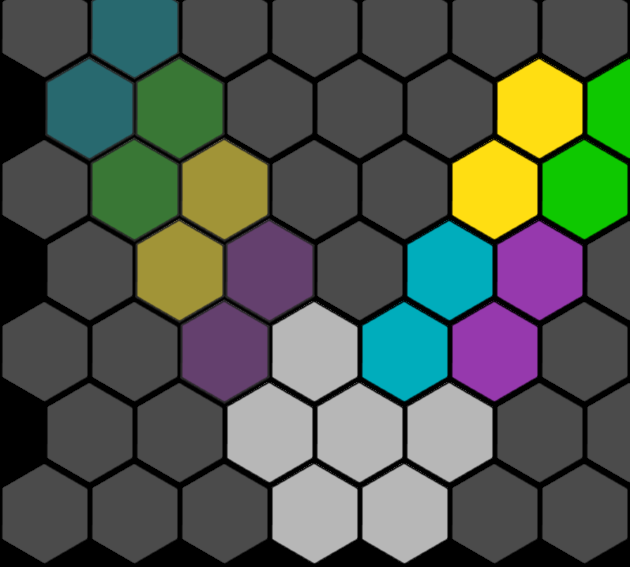

Below is a game level as drawn by its tile map, then a one-line description and the .tmx file that defines it, in full:
An orthogonal 14x7 tile map with 45x81 px tiles, 1 tile layer (Tile Layer 1).

<map version="1.0" orientation="orthogonal" renderorder="right-down" width="14" height="7" tilewidth="45" tileheight="81">
 <tileset firstgid="1" name="Tile" tilewidth="90" tileheight="106">
  <image source="../images/Tile.png" width="720" height="212" />
 </tileset>
 <layer name="Tile Layer 1" width="14" height="7">
  <data>
   <tile gid="1" />
   <tile gid="0" />
   <tile gid="14" />
   <tile gid="0" />
   <tile gid="1" />
   <tile gid="0" />
   <tile gid="1" />
   <tile gid="0" />
   <tile gid="1" />
   <tile gid="0" />
   <tile gid="1" />
   <tile gid="0" />
   <tile gid="1" />
   <tile gid="0" />
   <tile gid="0" />
   <tile gid="14" />
   <tile gid="0" />
   <tile gid="16" />
   <tile gid="0" />
   <tile gid="1" />
   <tile gid="0" />
   <tile gid="1" />
   <tile gid="0" />
   <tile gid="1" />
   <tile gid="0" />
   <tile gid="3" />
   <tile gid="0" />
   <tile gid="8" />
   <tile gid="1" />
   <tile gid="0" />
   <tile gid="16" />
   <tile gid="0" />
   <tile gid="11" />
   <tile gid="0" />
   <tile gid="1" />
   <tile gid="0" />
   <tile gid="1" />
   <tile gid="0" />
   <tile gid="3" />
   <tile gid="0" />
   <tile gid="8" />
   <tile gid="0" />
   <tile gid="0" />
   <tile gid="1" />
   <tile gid="0" />
   <tile gid="11" />
   <tile gid="0" />
   <tile gid="15" />
   <tile gid="0" />
   <tile gid="1" />
   <tile gid="0" />
   <tile gid="6" />
   <tile gid="0" />
   <tile gid="7" />
   <tile gid="0" />
   <tile gid="1" />
   <tile gid="1" />
   <tile gid="0" />
   <tile gid="1" />
   <tile gid="0" />
   <tile gid="15" />
   <tile gid="0" />
   <tile gid="2" />
   <tile gid="0" />
   <tile gid="6" />
   <tile gid="0" />
   <tile gid="7" />
   <tile gid="0" />
   <tile gid="1" />
   <tile gid="0" />
   <tile gid="0" />
   <tile gid="1" />
   <tile gid="0" />
   <tile gid="1" />
   <tile gid="0" />
   <tile gid="2" />
   <tile gid="0" />
   <tile gid="2" />
   <tile gid="0" />
   <tile gid="2" />
   <tile gid="0" />
   <tile gid="1" />
   <tile gid="0" />
   <tile gid="1" />
   <tile gid="1" />
   <tile gid="0" />
   <tile gid="1" />
   <tile gid="0" />
   <tile gid="1" />
   <tile gid="0" />
   <tile gid="2" />
   <tile gid="0" />
   <tile gid="2" />
   <tile gid="0" />
   <tile gid="1" />
   <tile gid="0" />
   <tile gid="1" />
   <tile gid="0" />
  </data>
 </layer>
</map>
